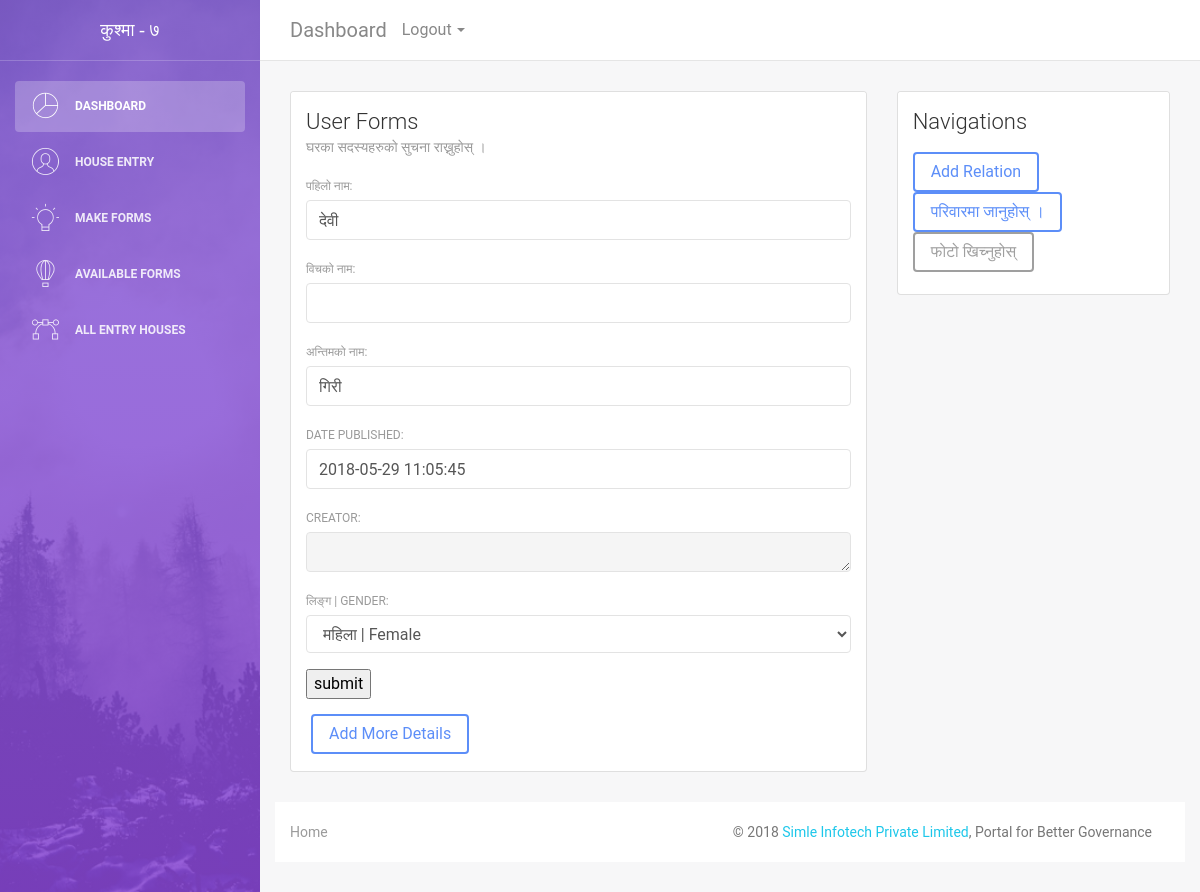
Screenshot of /forms/relation/46/102/0/ (signed in) with the database file from the repository.
### personal/submodels/person.py (models this page shows, shortened)
class Personal(models.Model):
    fname = models.CharField('पहिलो नाम',max_length=100)
    mname = models.CharField('विचको नाम',max_length=50, blank=True, null=True)
    lname = models.CharField('अन्तिमको नाम',max_length=100)
    pub_date = models.DateTimeField('Date Published')
    gened = models.CharField('Generated Id', max_length=60, default="23", blank=True, null=True) #Generated IDS
    creator = models.CharField("Creator", max_length=40,default='', blank=True, null = True)
    male_female = (
    (1,'पुरुष । male'), (2,'महिला | Female'), (3, 'तेस्रो लिङ्गि'), (4, 'अन्य'),
    )
    gender = models.IntegerField('लिङ्ग | Gender', choices=male_female, default=1)

### formentry/views.py (the view, shortened to what this page needs)
# urls.py: path('relation/<int:mooli>/<int:child>/<int:entry>/', views.relation_entry, name='relation'),
@login_required(login_url='users:login')
def relation_entry(request,mooli=0,child=0, entry=0):
    request.session['myurl'] = request.path
    try:
        mool_family = Family.objects.get(id=mooli)
        family_child = Personal.objects.get(id=child)
        if entry==0:
            form = PersonalForm(request.POST or None, instance=family_child)
            return render(request, 'entry_forms/user_forms.html',{'form':form, 'user':request.user, 'child':child, 'mooli':mooli, 'flag':'relation', 'personid':child })
    except Personal.DoesNotExist:
        form = PersonalForm(request.POST or None, request=request)
        if form.is_valid():
            saved_entry = form.save()
            return redirect('formentry:relation', mooli=mooli, child=saved_entry.id, entry=1)
        return render(request, 'entry_forms/user_forms.html',{'form':form, 'user':request.user, 'mooli':mooli, 'child':child, 'flag':'relation' })

### formentry/forms.py
class PersonalForm(ModelForm):
    def __init__(self, *args, **kwargs):
       self.request = kwargs.pop('request', None)
       return super(PersonalForm, self).__init__(*args, **kwargs)
    class Meta:
        model = Personal
        exclude = ['gened']
        fields = '__all__'
        field_classes = {
            'hari':'freaks', 'class':'form-control'
        }
        widgets = {
            'pub_date': DateTimeInput(attrs={'class': 'datetime-input'}),
            'creator' : Textarea(attrs={'disabled':'True'}),
        }

### formentry/templates/entry_forms/user_forms.html (shortened to what this page needs)
{% extends 'design/index.html' %}
{% load widget_tweaks %}
{% block content %}
  <div class="row">
      <div class="col-lg-8">
          <div class="card ">
              <div class="card-header ">{% block form-title %}
                  <h4 class="card-title">User Forms</h4>
                  <p class="card-category">
                    {% if flag == 'relation' %}
                      घरका सदस्यहरुको सुचना राख्नुहोस् ।
                    {% endif %}
                  </p>{% endblock %}
              </div>
              <div class="card-body ">
                  <div id="form" >
                    {% block form-body %}
                    {% if flag == 'relation' %}
                      <form action="{% url 'formentry:relation' mooli=mooli child=child entry=0 %}" method="post">
                    {% endif %}
                      {% for field in form %}
                        <div class="form-group">
                            {{ field.label_tag }}
                            {% if field.name != 'pub_date' %}
                              {{ field |attr:"class:form-control" }}
                            {% else %}
                              {{ field |attr:"class:datetime-input form-control" }}
                            {% endif %}
                        </div>
                    {% endfor %}
                    <input type="submit" value="submit"/>
                  </form>{% endblock %}
                  </div>
              </div>
              <div class="card-footer ">{% block form-footer %}
                  <div class="legend">
                    {% if personid %}
                    <a class="btn btn-primary" href="{% url 'formentry:memberforms' member=personid memtype=3 %}" role="button">Add More Details</a>
                    {% endif %}
                  </div>
                {% endblock %}
              </div>
            </div>
          </div>
      <div class="col-lg-4">
          <div class="card ">
              <div class="card-header ">
                  <h4 class="card-title">Navigations</h4>
                </div>
                <div class="card-body">{% block form-nav %}
                  {% if flag %}
                  {% if  personid %}
                    <a class = "btn btn-primary" href ="{% url 'formentry:relation' mooli=mooli child=child entry=2 %}" role="button">Add Relation</a>
                    <a class = "btn btn-primary" href ="{% url 'formentry:memberlist' family_id=mooli %}" role="button">परिवारमा जानुहोस् ।</a>
                    <a class= "btn btn-secondary" href="{% url 'postform:upload' member=child memberType=3 %}">फोटो खिच्नुहोस्</a>
                  {% endif %}
                  {% endif %}
                  {% endblock %}
              </div>
          <div class="card-footer">
          </div>
      </div>
  </div>
{% endblock %}

### rows the page displays
Personal: fname "देवी" "गिरी" "महिला | Female", pub_date "2018-05-29 11:05:45"

### other values shown
{{ field.label_tag }} "पहिलो नाम:" "विचको नाम:" "अन्तिमको नाम:" "DATE PUBLISHED:" "CREATOR:" "लिङ्ग | GENDER:"
